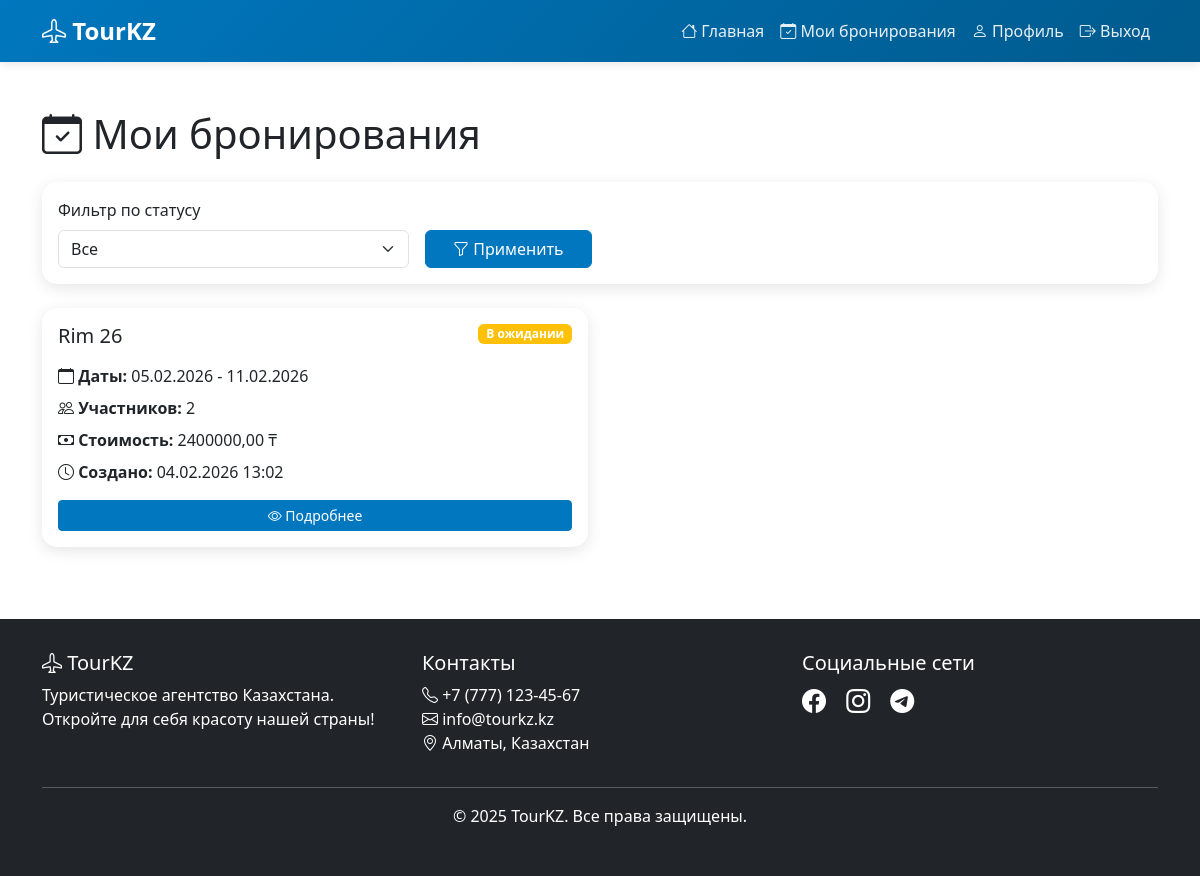
Page /my-bookings/ (signed in) on the committed database.
### bookings/models.py (models this page shows, shortened)
class Booking(models.Model):
    STATUS_CHOICES = [
        ('pending', 'В ожидании'),
        ('confirmed', 'Подтверждено'),
        ('cancelled', 'Отменено'),
        ('completed', 'Завершено'),
    ]
    user = models.ForeignKey(User, on_delete=models.CASCADE, related_name='bookings', verbose_name='Пользователь')
    tour_date = models.ForeignKey(TourDate, on_delete=models.PROTECT, related_name='bookings', verbose_name='Дата тура')
    number_of_people = models.PositiveIntegerField(validators=[MinValueValidator(1)], verbose_name='Количество человек')
    total_price = models.DecimalField(max_digits=10, decimal_places=2, verbose_name='Общая стоимость')
    status = models.CharField(max_length=20, choices=STATUS_CHOICES, default='pending', verbose_name='Статус')
    notes = models.TextField(blank=True, verbose_name='Примечания')
    created_at = models.DateTimeField(auto_now_add=True, verbose_name='Создано')
    updated_at = models.DateTimeField(auto_now=True, verbose_name='Обновлено')
    class Meta:
        verbose_name = 'Бронирование'
        verbose_name_plural = 'Бронирования'
        ordering = ['-created_at']
        indexes = [
            models.Index(fields=['user', 'status']),
            models.Index(fields=['tour_date', 'status']),
        ]

class TourDate(models.Model):
    tour = models.ForeignKey(Tour, on_delete=models.CASCADE, related_name='tour_dates', verbose_name='Тур')
    start_date = models.DateField(verbose_name='Дата начала')
    end_date = models.DateField(verbose_name='Дата окончания')
    is_available = models.BooleanField(default=True, verbose_name='Доступна')
    class Meta:
        verbose_name = 'Дата тура'
        verbose_name_plural = 'Даты туров'
        ordering = ['start_date']
        unique_together = ['tour', 'start_date']

class Tour(models.Model):
    DIFFICULTY_CHOICES = [
        ('easy', 'Легкий'),
        ('medium', 'Средний'),
        ('hard', 'Сложный'),
    ]
    name = models.CharField(max_length=200, verbose_name='Название тура')
    description = models.TextField(verbose_name='Описание')
    category = models.ForeignKey(TourCategory, on_delete=models.PROTECT, related_name='tours', verbose_name='Категория')
    destination_city = models.ForeignKey(City, on_delete=models.PROTECT, related_name='tours', verbose_name='Город назначения')
    duration_days = models.PositiveIntegerField(validators=[MinValueValidator(1)], verbose_name='Длительность (дней)')
    price = models.DecimalField(max_digits=10, decimal_places=2, validators=[MinValueValidator(0)], verbose_name='Цена (тенге)')
    max_participants = models.PositiveIntegerField(validators=[MinValueValidator(1)], verbose_name='Макс. участников')
    difficulty = models.CharField(max_length=10, choices=DIFFICULTY_CHOICES, default='medium', verbose_name='Сложность')
    image = models.ImageField(upload_to='tours/', blank=True, null=True, verbose_name='Изображение')
    is_active = models.BooleanField(default=True, verbose_name='Активен')
    created_at = models.DateTimeField(auto_now_add=True, verbose_name='Создан')
    updated_at = models.DateTimeField(auto_now=True, verbose_name='Обновлен')
    class Meta:
        verbose_name = 'Тур'
        verbose_name_plural = 'Туры'
        ordering = ['-created_at']
        indexes = [
            models.Index(fields=['destination_city', 'is_active']),
            models.Index(fields=['category', 'is_active']),
        ]

### bookings/views.py (the view)
# urls.py: path('my-bookings/', views.my_bookings, name='my_bookings'),
@login_required
def my_bookings(request):
    bookings = Booking.objects.filter(user=request.user).select_related('tour_date__tour').order_by('-created_at')
    status_filter = request.GET.get('status', '')
    if status_filter:
        bookings = bookings.filter(status=status_filter)
    paginator = Paginator(bookings, 10)
    page_number = request.GET.get('page')
    page_obj = paginator.get_page(page_number)
    context = {
        'page_obj': page_obj,
        'status_filter': status_filter,
    }
    return render(request, 'bookings/my_bookings.html', context)

### templates/bookings/my_bookings.html (shortened to what this page needs)
{% extends 'base.html' %}
{% block content %}
<div class="container my-5">
    <h1 class="mb-4"><i class="bi bi-calendar-check"></i> Мои бронирования</h1>
    <div class="card mb-4">
        <div class="card-body">
            <form method="get" class="row g-3">
                <div class="col-md-4">
                    <label class="form-label">Фильтр по статусу</label>
                    <select name="status" class="form-select">
                        <option value="">Все</option>
                    </select>
                </div>
                <div class="col-md-2 d-flex align-items-end">
                    <button type="submit" class="btn btn-primary w-100">
                        <i class="bi bi-funnel"></i> Применить
                    </button>
                </div>
            </form>
        </div>
    </div>
    {% if page_obj %}
        <div class="row">
            {% for booking in page_obj %}
                <div class="col-md-6 mb-4">
                    <div class="card h-100">
                        <div class="card-body">
                            <div class="d-flex justify-content-between align-items-start mb-3">
                                <h5 class="card-title mb-0">{{ booking.tour_date.tour.name }}</h5>
                                {% if booking.status == 'pending' %}
                                    <span class="badge bg-warning">В ожидании</span>
                                {% elif booking.status == 'confirmed' %}
                                    <span class="badge bg-success">Подтверждено</span>
                                {% elif booking.status == 'cancelled' %}
                                    <span class="badge bg-danger">Отменено</span>
                                {% else %}
                                    <span class="badge bg-secondary">Завершено</span>
                                {% endif %}
                            </div>
                            <p class="mb-2">
                                <i class="bi bi-calendar"></i>
                                <strong>Даты:</strong> {{ booking.tour_date.start_date|date:"d.m.Y" }} - {{ booking.tour_date.end_date|date:"d.m.Y" }}
                            </p>
                            <p class="mb-2">
                                <i class="bi bi-people"></i>
                                <strong>Участников:</strong> {{ booking.number_of_people }}
                            </p>
                            <p class="mb-2">
                                <i class="bi bi-cash"></i>
                                <strong>Стоимость:</strong> {{ booking.total_price }} ₸
                            </p>
                            <p class="mb-3">
                                <i class="bi bi-clock"></i>
                                <strong>Создано:</strong> {{ booking.created_at|date:"d.m.Y H:i" }}
                            </p>
                            <div class="d-flex gap-2">
                                <a href="{% url 'booking_detail' booking.id %}" class="btn btn-primary btn-sm flex-grow-1">
                                    <i class="bi bi-eye"></i> Подробнее
                                </a>
                            </div>
                        </div>
                    </div>
                </div>
            {% endfor %}
        </div>
    {% else %}
        <div class="alert alert-info">
            <i class="bi bi-info-circle"></i> У вас пока нет бронирований.
            <a href="{% url 'index' %}">Просмотрите доступные туры</a>
        </div>
    {% endif %}
</div>
{% endblock %}

### templates/base.html (style rules this page uses)
:root { --primary-color: #0077be; --secondary-color: #ffa500; --success-color: #28a745; --danger-color: #dc3545; --dark-color: #212529; --light-color: #f8f9fa; }
body { font-family: 'Segoe UI', Tahoma, Geneva, Verdana, sans-serif; min-height: 100vh; display: flex; flex-direction: column; }
.btn-primary { background-color: var(--primary-color); border-color: var(--primary-color); }
.card { border: none; border-radius: 15px; box-shadow: 0 4px 15px rgba(0,0,0,0.1); transition: transform 0.3s, box-shadow 0.3s; overflow: hidden; }

### rows in the picture
Booking: tour_date.tour.name "Rim 26", status "В ожидании", tour_date.start_date "05.02.2026", tour_date.end_date "11.02.2026", number_of_people "2", total_price "2400000,00", created_at "04.02.2026 13:02"
